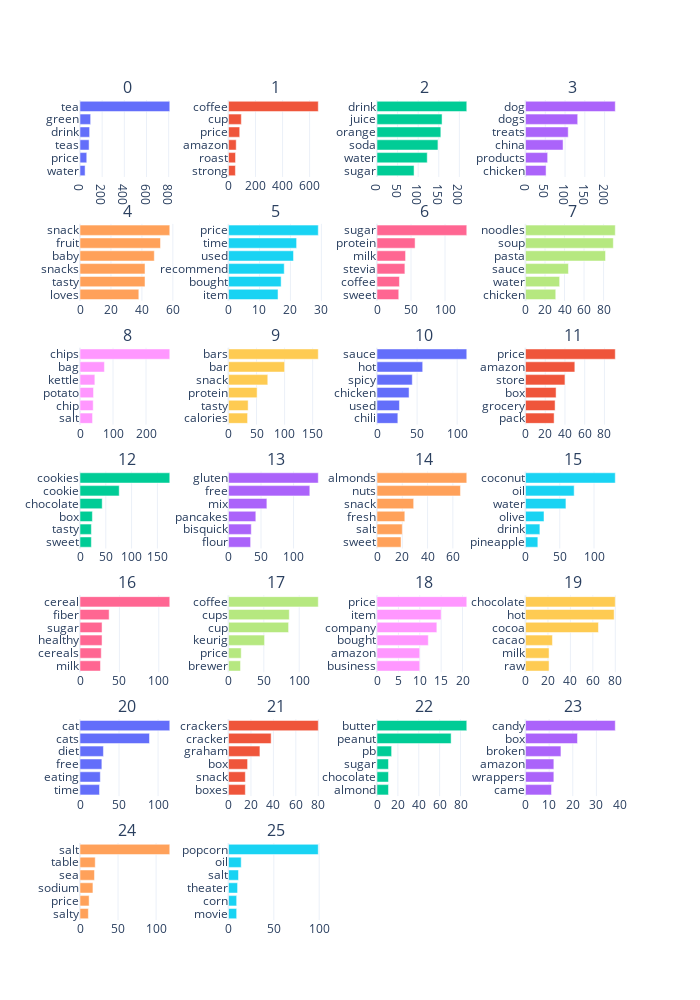

This figure's notebook cell:
### Code cell
fig = file_util.get_topics_html("BERTopic")
fig.update_layout(width = 700, height = 1000)

### Figure 1 — Plotly figure (JSON) as saved in the notebook; plotly's stock layout.template omitted (floating-point values rounded to 4 significant figures)
{"data": [{"marker": {"color": "#636EFA"}, "orientation": "h", "type": "bar", "x": [46, 61, 82, 87, 96, 810], "xaxis": "x", "y": ["water", "price", "teas", "drink", "green", "tea"], "yaxis": "y"}, {"marker": {"color": "#EF553B"}, "orientation": "h", "type": "bar", "x": [51, 52, 57, 83, 95, 664], "xaxis": "x2", "y": ["strong", "roast", "amazon", "price", "cup", "coffee"], "yaxis": "y2"}, {"marker": {"color": "#00CC96"}, "orientation": "h", "type": "bar", "x": [90, 122, 148, 155, 158, 218], "xaxis": "x3", "y": ["sugar", "water", "soda", "orange", "juice", "drink"], "yaxis": "y3"}, {"marker": {"color": "#AB63FA"}, "orientation": "h", "type": "bar", "x": [52, 56, 95, 108, 132, 227], "xaxis": "x4", "y": ["chicken", "products", "china", "treats", "dogs", "dog"], "yaxis": "y4"}, {"marker": {"color": "#FFA15A"}, "orientation": "h", "type": "bar", "x": [38, 42, 42, 48, 52, 58], "xaxis": "x5", "y": ["loves", "tasty", "snacks", "baby", "fruit", "snack"], "yaxis": "y5"}, {"marker": {"color": "#19D3F3"}, "orientation": "h", "type": "bar", "x": [16, 17, 18, 21, 22, 29], "xaxis": "x6", "y": ["item", "bought", "recommend", "used", "time", "price"], "yaxis": "y6"}, {"marker": {"color": "#FF6692"}, "orientation": "h", "type": "bar", "x": [32, 33, 41, 42, 56, 132], "xaxis": "x7", "y": ["sweet", "coffee", "stevia", "milk", "protein", "sugar"], "yaxis": "y7"}, {"marker": {"color": "#B6E880"}, "orientation": "h", "type": "bar", "x": [31, 35, 44, 82, 90, 92], "xaxis": "x8", "y": ["chicken", "water", "sauce", "pasta", "soup", "noodles"], "yaxis": "y8"}, {"marker": {"color": "#FF97FF"}, "orientation": "h", "type": "bar", "x": [38, 40, 41, 45, 74, 272], "xaxis": "x9", "y": ["salt", "chip", "potato", "kettle", "bag", "chips"], "yaxis": "y9"}, {"marker": {"color": "#FECB52"}, "orientation": "h", "type": "bar", "x": [34, 35, 51, 70, 100, 160], "xaxis": "x10", "y": ["calories", "tasty", "protein", "snack", "bar", "bars"], "yaxis": "y10"}, {"marker": {"color": "#636EFA"}, "orientation": "h", "type": "bar", "x": [26, 28, 40, 44, 57, 112], "xaxis": "x11", "y": ["chili", "used", "chicken", "spicy", "hot", "sauce"], "yaxis": "y11"}, {"marker": {"color": "#EF553B"}, "orientation": "h", "type": "bar", "x": [29, 30, 31, 40, 50, 91], "xaxis": "x12", "y": ["pack", "grocery", "box", "store", "amazon", "price"], "yaxis": "y12"}, {"marker": {"color": "#00CC96"}, "orientation": "h", "type": "bar", "x": [22, 22, 24, 43, 76, 174], "xaxis": "x13", "y": ["sweet", "tasty", "box", "chocolate", "cookie", "cookies"], "yaxis": "y13"}, {"marker": {"color": "#AB63FA"}, "orientation": "h", "type": "bar", "x": [34, 35, 42, 59, 125, 138], "xaxis": "x14", "y": ["flour", "bisquick", "pancakes", "mix", "free", "gluten"], "yaxis": "y14"}, {"marker": {"color": "#FFA15A"}, "orientation": "h", "type": "bar", "x": [19, 20, 22, 29, 66, 71], "xaxis": "x15", "y": ["sweet", "salt", "fresh", "snack", "nuts", "almonds"], "yaxis": "y15"}, {"marker": {"color": "#19D3F3"}, "orientation": "h", "type": "bar", "x": [18, 21, 27, 59, 71, 131], "xaxis": "x16", "y": ["pineapple", "drink", "olive", "water", "oil", "coconut"], "yaxis": "y16"}, {"marker": {"color": "#FF6692"}, "orientation": "h", "type": "bar", "x": [26, 27, 28, 28, 37, 114], "xaxis": "x17", "y": ["milk", "cereals", "healthy", "sugar", "fiber", "cereal"], "yaxis": "y17"}, {"marker": {"color": "#B6E880"}, "orientation": "h", "type": "bar", "x": [17, 18, 51, 85, 86, 127], "xaxis": "x18", "y": ["brewer", "price", "keurig", "cup", "cups", "coffee"], "yaxis": "y18"}, {"marker": {"color": "#FF97FF"}, "orientation": "h", "type": "bar", "x": [10, 10, 12, 14, 15, 21], "xaxis": "x19", "y": ["business", "amazon", "bought", "company", "item", "price"], "yaxis": "y19"}, {"marker": {"color": "#FECB52"}, "orientation": "h", "type": "bar", "x": [21, 21, 24, 65, 79, 80], "xaxis": "x20", "y": ["raw", "milk", "cacao", "cocoa", "hot", "chocolate"], "yaxis": "y20"}, {"marker": {"color": "#636EFA"}, "orientation": "h", "type": "bar", "x": [25, 26, 28, 30, 89, 115], "xaxis": "x21", "y": ["time", "eating", "free", "diet", "cats", "cat"], "yaxis": "y21"}, {"marker": {"color": "#EF553B"}, "orientation": "h", "type": "bar", "x": [15, 15, 17, 28, 38, 80], "xaxis": "x22", "y": ["boxes", "snack", "box", "graham", "cracker", "crackers"], "yaxis": "y22"}, {"marker": {"color": "#00CC96"}, "orientation": "h", "type": "bar", "x": [11, 11, 11, 14, 71, 86], "xaxis": "x23", "y": ["almond", "chocolate", "sugar", "pb", "peanut", "butter"], "yaxis": "y23"}, {"marker": {"color": "#AB63FA"}, "orientation": "h", "type": "bar", "x": [11, 12, 12, 15, 22, 38], "xaxis": "x24", "y": ["came", "wrappers", "amazon", "broken", "box", "candy"], "yaxis": "y24"}, {"marker": {"color": "#FFA15A"}, "orientation": "h", "type": "bar", "x": [11, 12, 17, 19, 20, 118], "xaxis": "x25", "y": ["salty", "price", "sodium", "sea", "table", "salt"], "yaxis": "y25"}, {"marker": {"color": "#19D3F3"}, "orientation": "h", "type": "bar", "x": [9, 9, 10, 11, 14, 99], "xaxis": "x26", "y": ["movie", "corn", "theater", "salt", "oil", "popcorn"], "yaxis": "y26"}], "layout": {"annotations": [{"font": {"size": 16}, "showarrow": false, "text": "0", "x": 0.0875, "xanchor": "center", "xref": "paper", "y": 1, "yanchor": "bottom", "yref": "paper"}, {"font": {"size": 16}, "showarrow": false, "text": "1", "x": 0.3625, "xanchor": "center", "xref": "paper", "y": 1, "yanchor": "bottom", "yref": "paper"}, {"font": {"size": 16}, "showarrow": false, "text": "2", "x": 0.6375, "xanchor": "center", "xref": "paper", "y": 1, "yanchor": "bottom", "yref": "paper"}, {"font": {"size": 16}, "showarrow": false, "text": "3", "x": 0.9125, "xanchor": "center", "xref": "paper", "y": 1, "yanchor": "bottom", "yref": "paper"}, {"font": {"size": 16}, "showarrow": false, "text": "4", "x": 0.0875, "xanchor": "center", "xref": "paper", "y": 0.849, "yanchor": "bottom", "yref": "paper"}, {"font": {"size": 16}, "showarrow": false, "text": "5", "x": 0.3625, "xanchor": "center", "xref": "paper", "y": 0.849, "yanchor": "bottom", "yref": "paper"}, {"font": {"size": 16}, "showarrow": false, "text": "6", "x": 0.6375, "xanchor": "center", "xref": "paper", "y": 0.849, "yanchor": "bottom", "yref": "paper"}, {"font": {"size": 16}, "showarrow": false, "text": "7", "x": 0.9125, "xanchor": "center", "xref": "paper", "y": 0.849, "yanchor": "bottom", "yref": "paper"}, {"font": {"size": 16}, "showarrow": false, "text": "8", "x": 0.0875, "xanchor": "center", "xref": "paper", "y": 0.698, "yanchor": "bottom", "yref": "paper"}, {"font": {"size": 16}, "showarrow": false, "text": "9", "x": 0.3625, "xanchor": "center", "xref": "paper", "y": 0.698, "yanchor": "bottom", "yref": "paper"}, {"font": {"size": 16}, "showarrow": false, "text": "10", "x": 0.6375, "xanchor": "center", "xref": "paper", "y": 0.698, "yanchor": "bottom", "yref": "paper"}, {"font": {"size": 16}, "showarrow": false, "text": "11", "x": 0.9125, "xanchor": "center", "xref": "paper", "y": 0.698, "yanchor": "bottom", "yref": "paper"}, {"font": {"size": 16}, "showarrow": false, "text": "12", "x": 0.0875, "xanchor": "center", "xref": "paper", "y": 0.5469, "yanchor": "bottom", "yref": "paper"}, {"font": {"size": 16}, "showarrow": false, "text": "13", "x": 0.3625, "xanchor": "center", "xref": "paper", "y": 0.5469, "yanchor": "bottom", "yref": "paper"}, {"font": {"size": 16}, "showarrow": false, "text": "14", "x": 0.6375, "xanchor": "center", "xref": "paper", "y": 0.5469, "yanchor": "bottom", "yref": "paper"}, {"font": {"size": 16}, "showarrow": false, "text": "15", "x": 0.9125, "xanchor": "center", "xref": "paper", "y": 0.5469, "yanchor": "bottom", "yref": "paper"}, {"font": {"size": 16}, "showarrow": false, "text": "16", "x": 0.0875, "xanchor": "center", "xref": "paper", "y": 0.3959, "yanchor": "bottom", "yref": "paper"}, {"font": {"size": 16}, "showarrow": false, "text": "17", "x": 0.3625, "xanchor": "center", "xref": "paper", "y": 0.3959, "yanchor": "bottom", "yref": "paper"}, {"font": {"size": 16}, "showarrow": false, "text": "18", "x": 0.6375, "xanchor": "center", "xref": "paper", "y": 0.3959, "yanchor": "bottom", "yref": "paper"}, {"font": {"size": 16}, "showarrow": false, "text": "19", "x": 0.9125, "xanchor": "center", "xref": "paper", "y": 0.3959, "yanchor": "bottom", "yref": "paper"}, {"font": {"size": 16}, "showarrow": false, "text": "20", "x": 0.0875, "xanchor": "center", "xref": "paper", "y": 0.2449, "yanchor": "bottom", "yref": "paper"}, {"font": {"size": 16}, "showarrow": false, "text": "21", "x": 0.3625, "xanchor": "center", "xref": "paper", "y": 0.2449, "yanchor": "bottom", "yref": "paper"}, {"font": {"size": 16}, "showarrow": false, "text": "22", "x": 0.6375, "xanchor": "center", "xref": "paper", "y": 0.2449, "yanchor": "bottom", "yref": "paper"}, {"font": {"size": 16}, "showarrow": false, "text": "23", "x": 0.9125, "xanchor": "center", "xref": "paper", "y": 0.2449, "yanchor": "bottom", "yref": "paper"}, {"font": {"size": 16}, "showarrow": false, "text": "24", "x": 0.0875, "xanchor": "center", "xref": "paper", "y": 0.09388, "yanchor": "bottom", "yref": "paper"}, {"font": {"size": 16}, "showarrow": false, "text": "25", "x": 0.3625, "xanchor": "center", "xref": "paper", "y": 0.09388, "yanchor": "bottom", "yref": "paper"}], "height": 1000, "hoverlabel": {"bgcolor": "white", "font": {"family": "Rockwell", "size": 16}}, "showlegend": false, "width": 700, "xaxis": {"anchor": "y", "domain": [0, 0.175]}, "xaxis10": {"anchor": "y10", "domain": [0.275, 0.45]}, "xaxis11": {"anchor": "y11", "domain": [0.55, 0.725]}, "xaxis12": {"anchor": "y12", "domain": [0.825, 1]}, "xaxis13": {"anchor": "y13", "domain": [0, 0.175]}, "xaxis14": {"anchor": "y14", "domain": [0.275, 0.45]}, "xaxis15": {"anchor": "y15", "domain": [0.55, 0.725]}, "xaxis16": {"anchor": "y16", "domain": [0.825, 1]}, "xaxis17": {"anchor": "y17", "domain": [0, 0.175]}, "xaxis18": {"anchor": "y18", "domain": [0.275, 0.45]}, "xaxis19": {"anchor": "y19", "domain": [0.55, 0.725]}, "xaxis2": {"anchor": "y2", "domain": [0.275, 0.45]}, "xaxis20": {"anchor": "y20", "domain": [0.825, 1]}, "xaxis21": {"anchor": "y21", "domain": [0, 0.175]}, "xaxis22": {"anchor": "y22", "domain": [0.275, 0.45]}, "xaxis23": {"anchor": "y23", "domain": [0.55, 0.725]}, "xaxis24": {"anchor": "y24", "domain": [0.825, 1]}, "xaxis25": {"anchor": "y25", "domain": [0, 0.175]}, "xaxis26": {"anchor": "y26", "domain": [0.275, 0.45]}, "xaxis27": {"anchor": "y27", "domain": [0.55, 0.725]}, "xaxis28": {"anchor": "y28", "domain": [0.825, 1]}, "xaxis3": {"anchor": "y3", "domain": [0.55, 0.725]}, "xaxis4": {"anchor": "y4", "domain": [0.825, 1]}, "xaxis5": {"anchor": "y5", "domain": [0, 0.175]}, "xaxis6": {"anchor": "y6", "domain": [0.275, 0.45]}, "xaxis7": {"anchor": "y7", "domain": [0.55, 0.725]}, "xaxis8": {"anchor": "y8", "domain": [0.825, 1]}, "xaxis9": {"anchor": "y9", "domain": [0, 0.175]}, "yaxis": {"anchor": "x", "domain": [0.9061, 1], "dtick": 1}, "yaxis10": {"anchor": "x10", "domain": [0.6041, 0.698], "dtick": 1}, "yaxis11": {"anchor": "x11", "domain": [0.6041, 0.698], "dtick": 1}, "yaxis12": {"anchor": "x12", "domain": [0.6041, 0.698], "dtick": 1}, "yaxis13": {"anchor": "x13", "domain": [0.4531, 0.5469], "dtick": 1}, "yaxis14": {"anchor": "x14", "domain": [0.4531, 0.5469], "dtick": 1}, "yaxis15": {"anchor": "x15", "domain": [0.4531, 0.5469], "dtick": 1}, "yaxis16": {"anchor": "x16", "domain": [0.4531, 0.5469], "dtick": 1}, "yaxis17": {"anchor": "x17", "domain": [0.302, 0.3959], "dtick": 1}, "yaxis18": {"anchor": "x18", "domain": [0.302, 0.3959], "dtick": 1}, "yaxis19": {"anchor": "x19", "domain": [0.302, 0.3959], "dtick": 1}, "yaxis2": {"anchor": "x2", "domain": [0.9061, 1], "dtick": 1}, "yaxis20": {"anchor": "x20", "domain": [0.302, 0.3959], "dtick": 1}, "yaxis21": {"anchor": "x21", "domain": [0.151, 0.2449], "dtick": 1}, "yaxis22": {"anchor": "x22", "domain": [0.151, 0.2449], "dtick": 1}, "yaxis23": {"anchor": "x23", "domain": [0.151, 0.2449], "dtick": 1}, "yaxis24": {"anchor": "x24", "domain": [0.151, 0.2449], "dtick": 1}, "yaxis25": {"anchor": "x25", "domain": [0, 0.09388], "dtick": 1}, "yaxis26": {"anchor": "x26", "domain": [0, 0.09388], "dtick": 1}, "yaxis27": {"anchor": "x27", "domain": [0, 0.09388], "dtick": 1}, "yaxis28": {"anchor": "x28", "domain": [0, 0.09388], "dtick": 1}, "yaxis3": {"anchor": "x3", "domain": [0.9061, 1], "dtick": 1}, "yaxis4": {"anchor": "x4", "domain": [0.9061, 1], "dtick": 1}, "yaxis5": {"anchor": "x5", "domain": [0.7551, 0.849], "dtick": 1}, "yaxis6": {"anchor": "x6", "domain": [0.7551, 0.849], "dtick": 1}, "yaxis7": {"anchor": "x7", "domain": [0.7551, 0.849], "dtick": 1}, "yaxis8": {"anchor": "x8", "domain": [0.7551, 0.849], "dtick": 1}, "yaxis9": {"anchor": "x9", "domain": [0.6041, 0.698], "dtick": 1}}}
